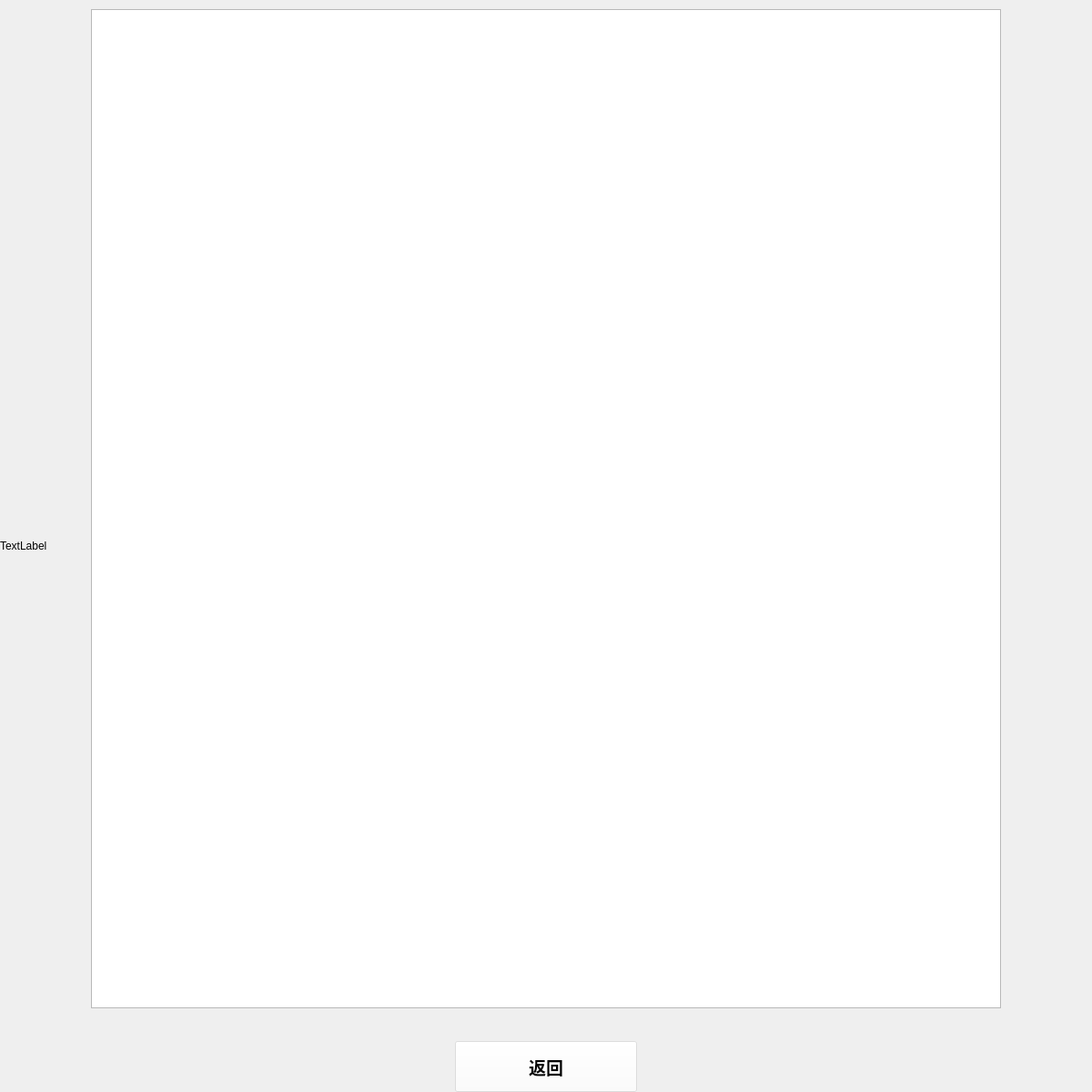
<?xml version="1.0" encoding="UTF-8"?>
<ui version="4.0">
 <class>Help</class>
 <widget class="QWidget" name="Help">
  <property name="geometry">
   <rect>
    <x>0</x>
    <y>0</y>
    <width>1200</width>
    <height>1200</height>
   </rect>
  </property>
  <property name="windowTitle">
   <string>Form</string>
  </property>
  <widget class="QLabel" name="label_Background">
   <property name="geometry">
    <rect>
     <x>0</x>
     <y>0</y>
     <width>1200</width>
     <height>1200</height>
    </rect>
   </property>
   <property name="text">
    <string>TextLabel</string>
   </property>
  </widget>
  <widget class="QTextEdit" name="textEdit_Help">
   <property name="geometry">
    <rect>
     <x>100</x>
     <y>10</y>
     <width>1000</width>
     <height>1098</height>
    </rect>
   </property>
   <property name="font">
    <font>
     <family>华文彩云</family>
     <pointsize>18</pointsize>
     <weight>50</weight>
     <bold>false</bold>
     <underline>false</underline>
    </font>
   </property>
   <property name="html">
    <string>&lt;!DOCTYPE HTML PUBLIC &quot;-//W3C//DTD HTML 4.0//EN&quot; &quot;http://www.w3.org/TR/REC-html40/strict.dtd&quot;&gt;
&lt;html&gt;&lt;head&gt;&lt;meta name=&quot;qrichtext&quot; content=&quot;1&quot; /&gt;&lt;style type=&quot;text/css&quot;&gt;
p, li { white-space: pre-wrap; }
&lt;/style&gt;&lt;/head&gt;&lt;body style=&quot; font-family:'华文彩云'; font-size:18pt; font-weight:400; font-style:normal;&quot;&gt;
&lt;p style=&quot;-qt-paragraph-type:empty; margin-top:0px; margin-bottom:0px; margin-left:0px; margin-right:0px; -qt-block-indent:0; text-indent:0px; font-family:'楷体'; font-size:15pt; font-weight:600;&quot;&gt;&lt;br /&gt;&lt;/p&gt;&lt;/body&gt;&lt;/html&gt;</string>
   </property>
  </widget>
  <widget class="QPushButton" name="pushButton_Backstart">
   <property name="geometry">
    <rect>
     <x>500</x>
     <y>1144</y>
     <width>200</width>
     <height>56</height>
    </rect>
   </property>
   <property name="font">
    <font>
     <family>楷体</family>
     <pointsize>14</pointsize>
     <weight>75</weight>
     <italic>false</italic>
     <bold>true</bold>
     <underline>false</underline>
     <strikeout>false</strikeout>
     <kerning>true</kerning>
    </font>
   </property>
   <property name="styleSheet">
    <string notr="true">/* 默认状态 */
QPushButton {
    background-color: rgba(255,255, 255, 40%);
    color: black;
}

/* 鼠标悬停 */
QPushButton:hover {
    background-color:rgba(0,150, 255, 40%)
}</string>
   </property>
   <property name="text">
    <string>返回</string>
   </property>
  </widget>
 </widget>
 <resources/>
 <connections/>
</ui>
